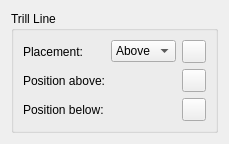
      <widget class="QWidget" name="PageTrill">
       <layout class="QVBoxLayout" name="verticalLayout_48">
        <item>
         <widget class="QGroupBox" name="groupBox_trillLine">
          <property name="title">
           <string>Trill Line</string>
          </property>
          <layout class="QGridLayout" name="gridLayout_14">
           <item row="1" column="0">
            <widget class="QLabel" name="label_97">
             <property name="text">
              <string>Position above:</string>
             </property>
             <property name="buddy">
              <cstring>trillLinePosAbove</cstring>
             </property>
            </widget>
           </item>
           <item row="1" column="3">
            <spacer name="horizontalSpacer_10">
             <property name="orientation">
              <enum>Qt::Horizontal</enum>
             </property>
             <property name="sizeHint" stdset="0">
              <size>
               <width>0</width>
               <height>0</height>
              </size>
             </property>
            </spacer>
           </item>
           <item row="1" column="2">
            <widget class="QToolButton" name="resetTrillLinePosAbove">
             <property name="toolTip">
              <string>Reset to default</string>
             </property>
             <property name="accessibleName">
              <string>Reset 'Position above' value</string>
             </property>
             <property name="text">
              <string notr="true"/>
             </property>
            </widget>
           </item>
           <item row="0" column="1">
            <widget class="QComboBox" name="trillLinePlacement">
             <item>
              <property name="text">
               <string notr="true">Above</string>
              </property>
             </item>
             <item>
              <property name="text">
               <string notr="true">Below</string>
              </property>
             </item>
            </widget>
           </item>
           <item row="0" column="0">
            <widget class="QLabel" name="label_125">
             <property name="text">
              <string>Placement:</string>
             </property>
             <property name="buddy">
              <cstring>trillLinePlacement</cstring>
             </property>
            </widget>
           </item>
           <item row="0" column="2">
            <widget class="QToolButton" name="resetTrillLinePlacement">
             <property name="toolTip">
              <string>Reset to default</string>
             </property>
             <property name="accessibleName">
              <string>Reset 'Placement' value</string>
             </property>
             <property name="text">
              <string notr="true"/>
             </property>
            </widget>
           </item>
           <item row="2" column="0">
            <widget class="QLabel" name="label_140">
             <property name="text">
              <string>Position below:</string>
             </property>
             <property name="buddy">
              <cstring>trillLinePosBelow</cstring>
             </property>
            </widget>
           </item>
           <item row="2" column="2">
            <widget class="QToolButton" name="resetTrillLinePosBelow">
             <property name="toolTip">
              <string>Reset to default</string>
             </property>
             <property name="accessibleName">
              <string>Reset 'Position below' value</string>
             </property>
             <property name="text">
              <string notr="true"/>
             </property>
            </widget>
           </item>
           <item row="1" column="1">
            <widget class="mu::notation::OffsetSelect" name="trillLinePosAbove" native="true"/>
           </item>
           <item row="2" column="1">
            <widget class="mu::notation::OffsetSelect" name="trillLinePosBelow" native="true"/>
           </item>
          </layout>
         </widget>
        </item>
        <item>
         <spacer name="verticalSpacer_18">
          <property name="orientation">
           <enum>Qt::Vertical</enum>
          </property>
          <property name="sizeHint" stdset="0">
           <size>
            <width>0</width>
            <height>0</height>
           </size>
          </property>
         </spacer>
        </item>
       </layout>
      </widget>
